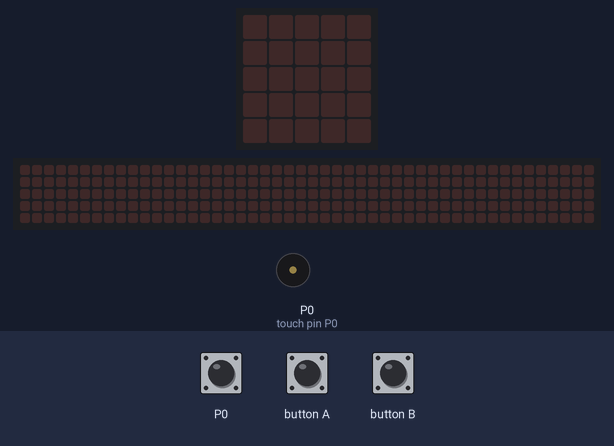
This program was run on a simulated BBC micro:bit (MakeCode). Parts: the board's 5×5 LED display, a strip that is not on the board, showing the scrolling text unrolled, buzzer (waves = sounding). The inputs (shaded band) are chosen by the test bench. The 48×5 strip is a reading aid, not a part: it shows the text the display is scrolling, unrolled, one strip-width of it at a time.

Above: at 1.2 s.
1.3 s: touch pin P0 pressed for 0.15 s
At 1.5 s:
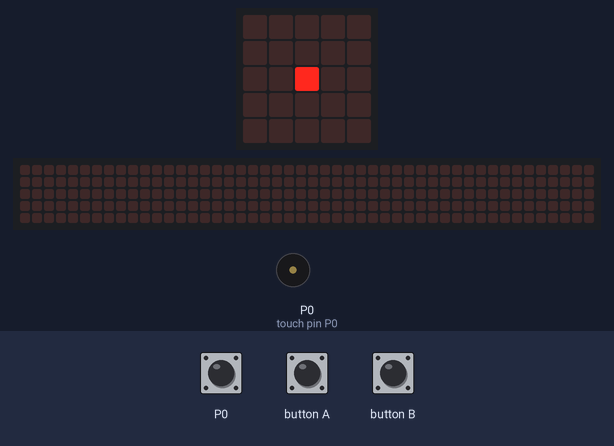
3.2 s: button A pressed for 0.15 s
At 4.5 s:
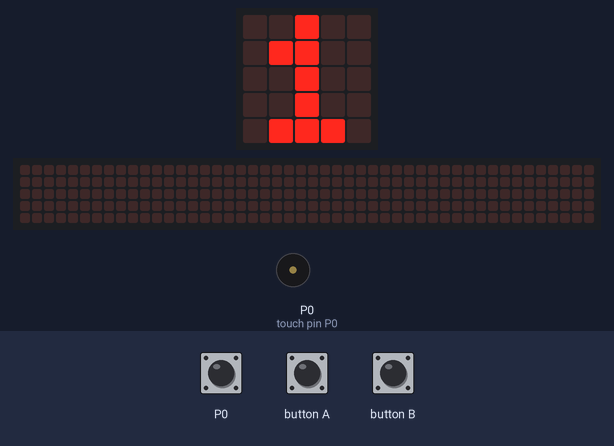
4.8 s: touch pin P0 pressed for 1 s
At 5.43 s:
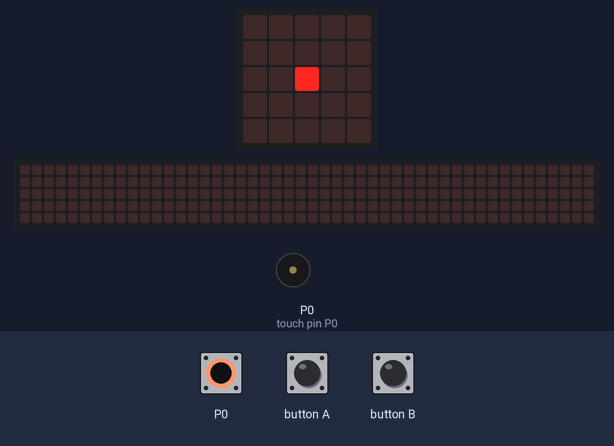
7.8 s: button A pressed for 0.15 s
At 9.1 s:
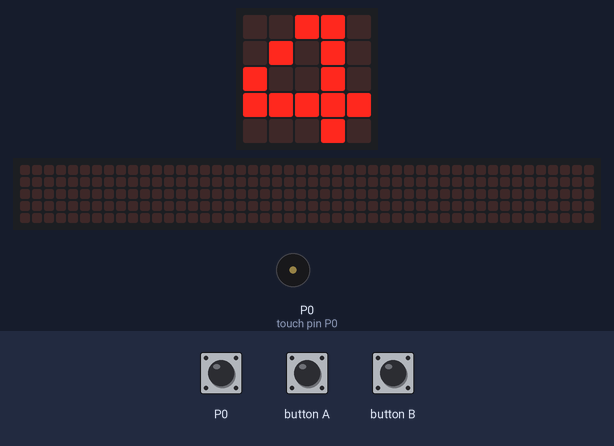
9.4 s: touch pin P0 pressed for 3.2 s
At 13.8 s:
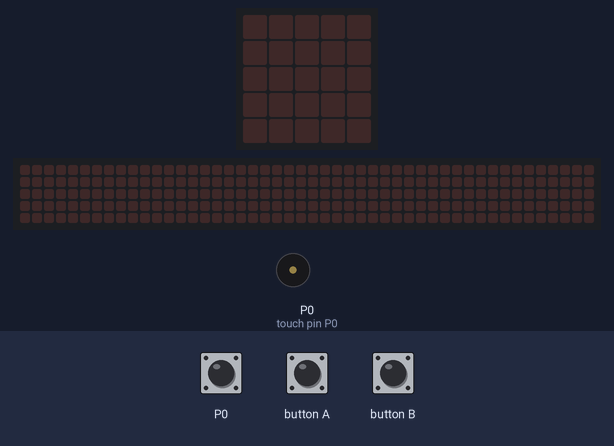
14.1 s: button A pressed for 0.15 s
At 16.72 s:
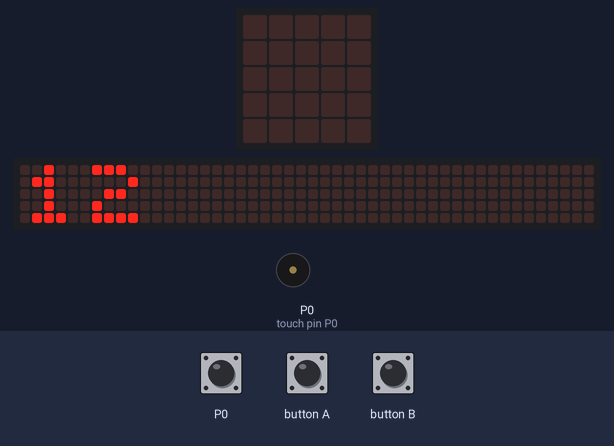
Timing chart, 0 to 18.1 s (numbered marks = the images above; inputs shaded):
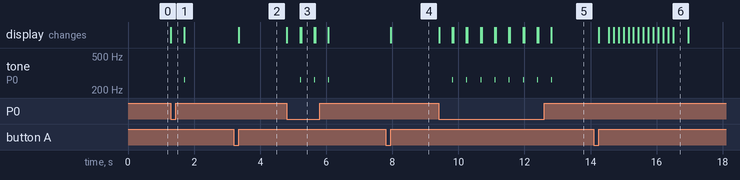

Measured:
- after the input at 1.3 s, tone on P0 (touch pin P0): silent → 262 Hz after 0.40 s, → silent 0.01 s later; the display: changes at once (image 1)
- after the input at 3.2 s, the display: changes after 0.15 s (image 2)
- after the input at 4.8 s, tone on P0 (touch pin P0): alternates 262 Hz for 0.01 s and silent for 0.42 s, 6 changes in all, then stays silent, starting after 0.41 s; the display: changes at once (image 3)
- after the input at 7.8 s, the display: changes after 0.15 s (image 4)
- after the input at 9.4 s, tone on P0 (touch pin P0): alternates 262 Hz for 0.01 s and silent for 0.42 s, 16 changes in all, then stays silent, starting after 0.42 s; the display: first changes at once (image 5 shows a later state)
- after the input at 14.1 s, the display: changes after 0.15 s (image 6)
- what the display in image 3 shows lasts 0.4 s, from 5.2 s to 5.6 s

The program:

main.ts
```typescript
let contador = 0
input.onButtonPressed(Button.A, function () {
    basic.showNumber(contador)
})
input.onButtonPressed(Button.B, function () {
    contador = 0
})
function sinalizar () {
    basic.showLeds(`
        . . . . .
        . . . . .
        . . # . .
        . . . . .
        . . . . .
        `)
    basic.clearScreen()
}
basic.forever(function () {
    if (input.pinIsPressed(TouchPin.P0)) {
        sinalizar()
        contador += 1
        music.ringTone(262)
        basic.pause(8)
        music.stopAllSounds()
    }
})
```

test.ts
```typescript
// testes vão aqui; isto não será compilado quando este pacote for usado como uma extensão.
```
